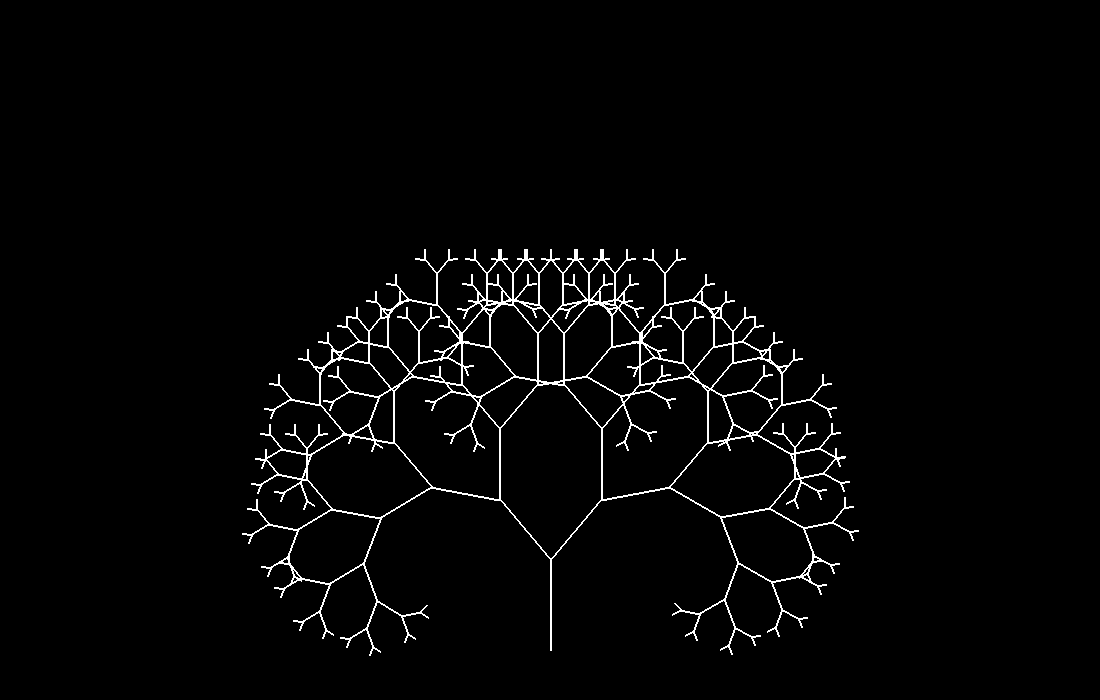

Generate this figure with Python:
import pygame, math
width = 550*2
height = 350*2
num_contacts = 9


pygame.init()
window = pygame.display.set_mode((width, height))
pygame.display.set_caption("Fractal Tree")
screen = pygame.display.get_surface()
 




def drawTree(x1, y1, angle, depth):
    if depth:
        x2 = x1 + int(math.cos(math.radians(angle)) * depth * 10.0)
        y2 = y1 + int(math.sin(math.radians(angle)) * depth * 10.0)
        pygame.draw.line(screen, (255,255,255), (x1, y1), (x2, y2), 2)
        drawTree(x2, y2, angle - 40, depth - 1)
        drawTree(x2, y2, angle + 40, depth - 1)
 
def input(event):
    if event.type == pygame.QUIT:
        exit(0)
 
drawTree(width/2, height - 50, -90, num_contacts)


pygame.display.flip()

pygame.image.save(screen, "QSLtree_params.png")


while True:
    input(pygame.event.wait())